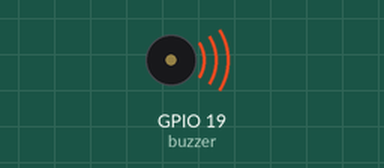
Bench run of a sketch on a simulated ESP32. Parts: buzzer (waves = sounding). WiFi joins after 1.5 s; servers stay silent unless stated; what the sketch prints to the serial monitor is not drawn.

Above: at 3.1 s.
At 11.25 s:
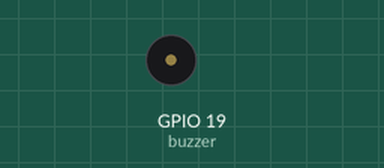
Timing chart, 0 to 12.9 s (numbered marks = the images above):
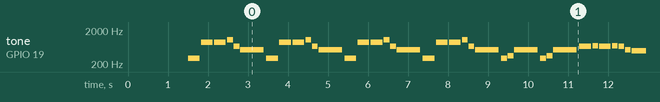

The sketch:

SongOfStormTLOZBuzzer.ino
```cpp
#if defined(ESP32)
#include <WiFi.h>
#include <ESPmDNS.h>
#elif defined(ESP8266)
#include <ESP8266WiFi.h>
#include <ESP8266mDNS.h>
#endif

#include <WiFiUdp.h>
#include <ArduinoOTA.h>

#define NOTE_B0  31
#define NOTE_C1  33
#define NOTE_CS1 35
#define NOTE_D1  37
#define NOTE_DS1 39
#define NOTE_E1  41
#define NOTE_F1  44
#define NOTE_FS1 46
#define NOTE_G1  49
#define NOTE_GS1 52
#define NOTE_A1  55
#define NOTE_AS1 58
#define NOTE_B1  62
#define NOTE_C2  65
#define NOTE_CS2 69
#define NOTE_D2  73
#define NOTE_DS2 78
#define NOTE_E2  82
#define NOTE_F2  87
#define NOTE_FS2 93
#define NOTE_G2  98
#define NOTE_GS2 104
#define NOTE_A2  110
#define NOTE_AS2 117
#define NOTE_B2  123
#define NOTE_C3  131
#define NOTE_CS3 139
#define NOTE_D3  147
#define NOTE_DS3 156
#define NOTE_E3  165
#define NOTE_F3  175
#define NOTE_FS3 185
#define NOTE_G3  196
#define NOTE_GS3 208
#define NOTE_A3  220
#define NOTE_AS3 233
#define NOTE_B3  247
#define NOTE_C4  262
#define NOTE_CS4 277
#define NOTE_D4  294
#define NOTE_DS4 311
#define NOTE_E4  330
#define NOTE_F4  349
#define NOTE_FS4 370
#define NOTE_G4  392
#define NOTE_GS4 415
#define NOTE_A4  440
#define NOTE_AS4 466
#define NOTE_B4  494
#define NOTE_C5  523
#define NOTE_CS5 554
#define NOTE_D5  587
#define NOTE_DS5 622
#define NOTE_E5  659
#define NOTE_F5  698
#define NOTE_FS5 740
#define NOTE_G5  784
#define NOTE_GS5 831
#define NOTE_A5  880
#define NOTE_AS5 932
#define NOTE_B5  988
#define NOTE_C6  1047
#define NOTE_CS6 1109
#define NOTE_D6  1175
#define NOTE_DS6 1245
#define NOTE_E6  1319
#define NOTE_F6  1397
#define NOTE_FS6 1480
#define NOTE_G6  1568
#define NOTE_GS6 1661
#define NOTE_A6  1760
#define NOTE_AS6 1865
#define NOTE_B6  1976
#define NOTE_C7  2093
#define NOTE_CS7 2217
#define NOTE_D7  2349
#define NOTE_DS7 2489
#define NOTE_E7  2637
#define NOTE_F7  2794
#define NOTE_FS7 2960
#define NOTE_G7  3136
#define NOTE_GS7 3322
#define NOTE_A7  3520
#define NOTE_AS7 3729
#define NOTE_B7  3951
#define NOTE_C8  4186
#define NOTE_CS8 4435
#define NOTE_D8  4699
#define NOTE_DS8 4978
#define REST      0


int tempo = 184;
int buzzer = 19;

const int melody[] PROGMEM = {
NOTE_D4, 4, NOTE_A5, 4, NOTE_A5, 4,
NOTE_C6, 8, NOTE_E5, 8, NOTE_C5, 2,
NOTE_D4, 4, NOTE_A5, 4, NOTE_A5, 4,
NOTE_C6, 8, NOTE_E5, 8, NOTE_C5, 2,
NOTE_D4, 4, NOTE_A5, 4, NOTE_A5, 4,
NOTE_C6, 8, NOTE_E5, 8, NOTE_C5, 2,
NOTE_D4, 4, NOTE_A5, 4, NOTE_A5, 4,
NOTE_C6, 8, NOTE_E5, 8, NOTE_C5, 2,
NOTE_D4, 8, NOTE_F4, 8, NOTE_C5, 2,
NOTE_D4, 8, NOTE_F4, 8, NOTE_C5, 2,
NOTE_E5, 4, NOTE_F5, 8, NOTE_E5, 4, NOTE_F5, 8,
NOTE_E5, 8, NOTE_C5, 8, NOTE_B4, 2,
NOTE_B4, 4, NOTE_D4, 4, NOTE_F4, 8, NOTE_G4, 8,
NOTE_B4, 2, NOTE_B4, 4,
NOTE_B4, 4, NOTE_D4, 4, NOTE_F4, 8, NOTE_G4, 8,
NOTE_B4, 2, NOTE_B4, 4,
NOTE_D4, 8, NOTE_F4, 8, NOTE_C5, 2,
NOTE_D4, 8, NOTE_F4, 8, NOTE_C5, 2,
};
int notes = sizeof(melody) / sizeof(melody[0]) / 2;
int wholenote = (60000 * 4) / tempo;
int divider = 0, noteDuration = 0;

void playMelody() {
  for (int thisNote = 0; thisNote < notes * 2; thisNote = thisNote + 2) {
    divider = pgm_read_word_near(melody + thisNote + 1);
    if (divider > 0) {
      noteDuration = (wholenote) / divider;
    } else if (divider < 0) {
      noteDuration = (wholenote) / abs(divider);
      noteDuration *= 1.5;
    }
    tone(buzzer, pgm_read_word_near(melody + thisNote), noteDuration * 0.9);
    delay(noteDuration);
    noTone(buzzer);
  }
}

void otaTask(void *pvParameters) {
  while (true) {
    ArduinoOTA.handle();
    delay(10);
  }
}
void setup() {
  Serial.begin(115200);
  Serial.println("Cargando sistema...");

  WiFi.mode(WIFI_STA);
  WiFi.begin("ESP-CONNECT", "ESP-CONNECT");
  while (WiFi.waitForConnectResult() != WL_CONNECTED) {
    Serial.println("Error con Wifi, reiniciando...");
    delay(5000);
    ESP.restart();
  }

  ArduinoOTA.setHostname("ESP-Buzzer");
  ArduinoOTA.onStart([]() {
    String type;
    if (ArduinoOTA.getCommand() == U_FLASH) {
      type = "sketch";
    } else {  // U_FS
      type = "filesystem";
    }
    Serial.println("Iniciando Programación " + type);
  });
  // ... (resto de configuración de OTA)

  ArduinoOTA.begin();

  Serial.println("Listo");
  Serial.print("Dirección IP: ");
  Serial.println(WiFi.localIP());

  xTaskCreatePinnedToCore(
      otaTask,
      "otaTask",
      8192,
      NULL,
      1,
      NULL,
      0
  );

}

void loop() {
  // Reproducir la melodía después de la conexión exitosa
  playMelody();
}
```

Measured:
- by itself, tone on GPIO 19 (buzzer): plays 294 Hz for 0.29 s, 880 Hz for 0.29 s, 880 Hz for 0.29 s, 1047 Hz for 0.15 s, 659 Hz for 0.15 s, 523 Hz for 0.59 s … (403 notes in this stretch)
